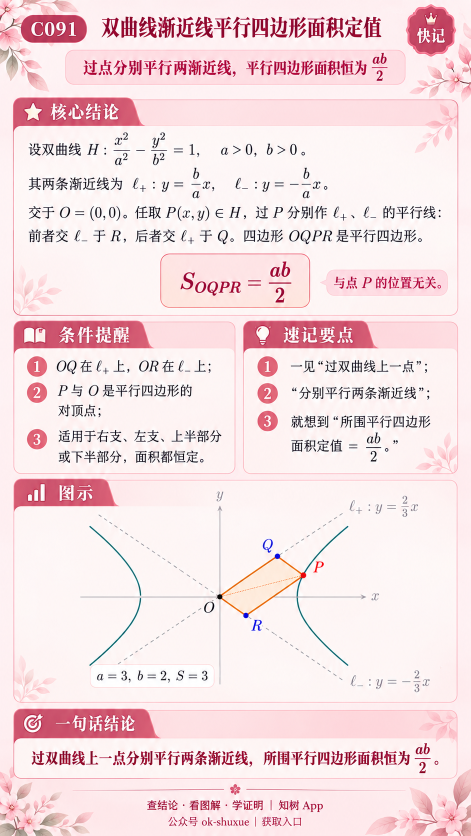
#> input picture 03_conic/C091_hyperbola_asymptote_parallelogram_area/images/001.png, 941 x 1672 px (shown at 1/2 size)
$ python check_artifact.py ../images/001.png
#> lines starting #> are read from the running program, lines starting #| are printed output that depends on the picture; after the words box and inside, x2 and y2 are one past the last pixel; in counts of white or black regions, pixels touching at a corner belong together
"""Full-frame footer/safe-margin audit and actual GIF keyframe extraction."""
from pathlib import Path
import hashlib
import json
import sys
from PIL import Image, ImageDraw, ImageSequence
import numpy as np


def audit(path):
#> called with path = '../images/001.png'
    path = Path(path)
    target = path.parent
    gif = Image.open(path)
#> gif is the input picture: PIL image 941x1672 RGB; mean R, G, B 243.9, 221.8, 224.9
    footer_hashes = set()
    footer_reference = None
    footer_min_ink_iou = 1.0
    footer_max_mean_difference = 0.0
    snapshots = [0, 2.5, 5.4, 7.0, 8.9, 11, 13.2, 16.4, 18.5, 21, 22]
    elapsed = 0
    picked = []
    edge_failures = []
    for n, frame in enumerate(ImageSequence.Iterator(gif)):
        rgb = frame.convert('RGB')
        footer = np.asarray(rgb.crop((30,914,546,993)))
        footer_hashes.add(hashlib.sha256(footer.tobytes()).hexdigest())
        if footer_reference is None:
            footer_reference = footer.copy()
        mask = footer.mean(axis=2) < 170
        reference_mask = footer_reference.mean(axis=2) < 170
        footer_min_ink_iou = min(footer_min_ink_iou,
                                float((mask & reference_mask).sum()/(mask | reference_mask).sum()))
        footer_max_mean_difference = max(footer_max_mean_difference,
                                        float(np.abs(footer.astype(float)-footer_reference).mean()))
        for strip in [(0,0,20,1024),(556,0,576,1024),(0,1004,576,1024)]:
            # All text and graphics must stay clear of the outer 20 px.
            extrema = rgb.crop(strip).getextrema()
            if any(lo < 180 for lo, hi in extrema):
                edge_failures.append(n)
        duration = frame.info['duration']
        for sec in snapshots[:]:
            if elapsed+duration >= sec*1000:
                name = f'key_{sec}.png'
                rgb.save(target/name)
                picked.append((sec, rgb.copy()))
                snapshots.remove(sec)
        elapsed += duration
#> this loop made 1 pass
#> (footer_min_ink_iou, footer_max_mean_difference) on pass 1: (1, 0)
#> pass 1, in audit, `footer = np.asarray(rgb.crop((30,914,546,993)))`:
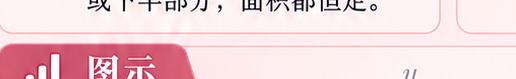
#> footer: shape (79, 516, 3); mean R, G, B 241.9, 212.7, 217.1
#> pass 1, in audit, `mask = footer.mean(axis=2) < 170`:
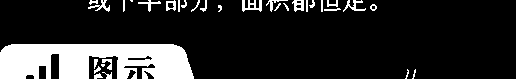
#> mask: shape (79, 516) bool; 16.2% white; 32 white regions (7 under 20 px), largest, box (x1, y1, x2, y2) and area: (0, 44, 194, 79) 5358, (242, 0, 262, 12) 136, (343, 0, 366, 12) 101
#> after the loop, edge_failures = [0, 0, 0]; elapsed = 0; footer_hashes = 1 item; picked = []; snapshots = [0, 2.5, 5.4, 7, 8.9, 11, 13.2, 16.4, 18.5, 21, 22]
    # MP4 compression and GIF quantization cause minor pixel differences.
    # Compare fixed-position text ink rather than claiming bit-identical pixels.
    assert footer_min_ink_iou >= .95, 'footer text shifted or disappeared'
    assert footer_max_mean_difference < 2, 'footer content changed'
    assert not edge_failures, f'outer margin ink: {edge_failures}'
    sheet = Image.new('RGB', (4*288,3*532), '#E9EDF2')
    draw = ImageDraw.Draw(sheet)
    for i, (sec, im) in enumerate(picked):
        im = im.resize((288,512))
        x,y=(i%4)*288,(i//4)*532
        sheet.paste(im,(x,y+20));draw.text((x+8,y+3),f'{sec}s',fill='black')
    sheet.save(target/'keyframes.png')
    baseline = json.loads((target/'protected_sources.json').read_text(encoding='utf-8'))
    for f, digest in baseline.items():
        assert hashlib.sha256(Path(f).read_bytes()).hexdigest() == digest, f'protected source changed: {f}'
    info = dict(frames_checked=gif.n_frames,footer_variants=len(footer_hashes),
                footer_min_ink_iou=round(footer_min_ink_iou,5),
                footer_max_mean_difference=round(footer_max_mean_difference,5),
                margin_failures=len(edge_failures),protected_files_unchanged=len(baseline),
                duration_seconds=elapsed/1000,keyframes=len(picked))
    (target/'visual_technical_audit.json').write_text(json.dumps(info,indent=2),encoding='utf-8')
    print(json.dumps(info))


if __name__ == '__main__':
#> (the run stopped early here; a loop or call above may not have finished)

$ run again, on 03_conic/C091_hyperbola_asymptote_parallelogram_area/images/003.png
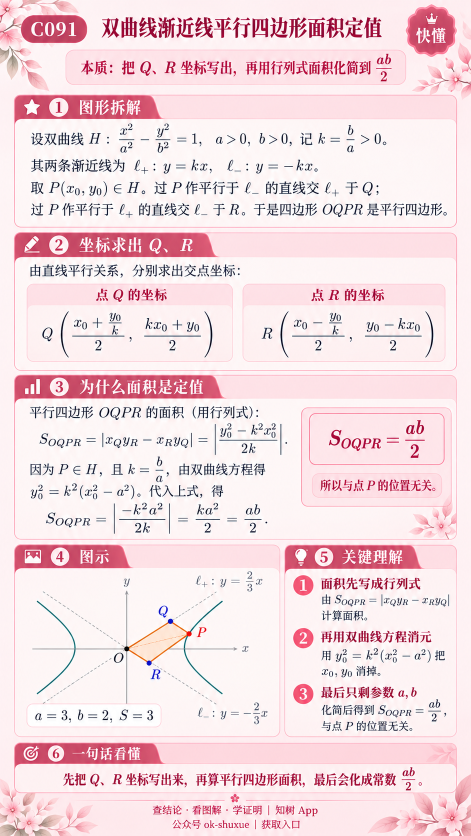
#> input picture 03_conic/C091_hyperbola_asymptote_parallelogram_area/images/003.png, 941 x 1672 px (shown at 1/2 size)
#> in audit, gif is the input picture: PIL image 941x1672 RGB; mean R, G, B 242.8, 219.1, 224
#> the loop in audit, `for n, frame in enumerate(ImageSequence.Iterator(gif)):` made 1 pass
#> (footer_min_ink_iou, footer_max_mean_difference) on pass 1: (1, 0)
#> pass 1, in audit, `footer = np.asarray(rgb.crop((30,914,546,993)))`:
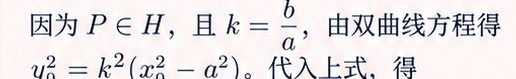
#> footer: shape (79, 516, 3); mean R, G, B 231.6, 227.2, 229.3
#> pass 1, in audit, `mask = footer.mean(axis=2) < 170`:
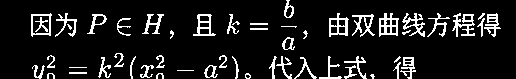
#> mask: shape (79, 516) bool; 10.6% white in thin lines or dots
#> after the loop in audit, `for n, frame in enumerate(ImageSequence.Iterator(gif)):`: edge_failures = [0, 0, 0]; elapsed = 0; footer_hashes = 1 item; picked = []; snapshots = [0, 2.5, 5.4, 7, 8.9, 11, 13.2, 16.4, 18.5, 21, 22]
